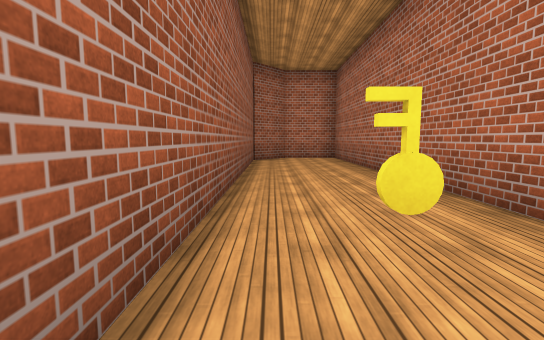
[1] (above)

16 first-person views from a walk through a Unity game level. The camera is 1.2 m above the floor, tilts 6° down and sees 85° across. The floor is counted in squares, 2 m on a side. Each view is taken from the middle of a square. On the plan, view 1 faces up. The plan holds only what a view shows up to about 9 squares ahead; the rest is blank. The place goes on beyond the plan. The player is left out. Door leaves are left out, so doorways stand open. Surface patterns are stand-ins for the level's own textures.

[2]
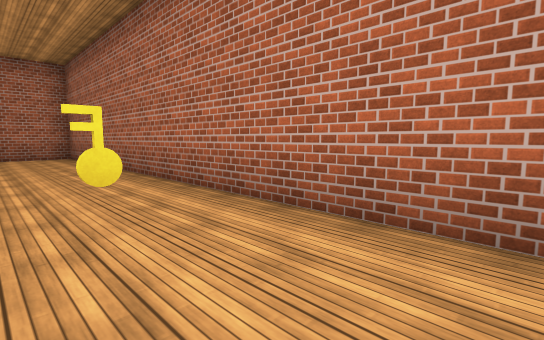

[3]
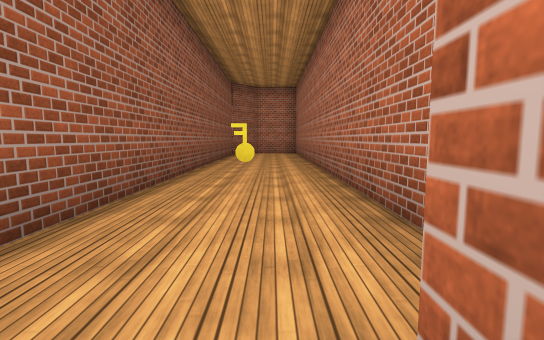

[4]
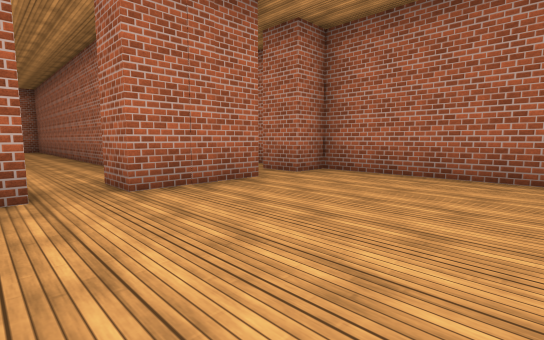

[5]
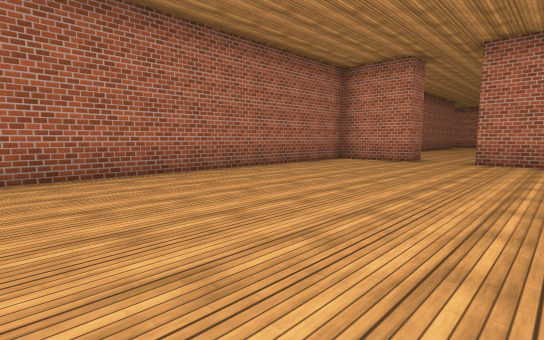

[6]
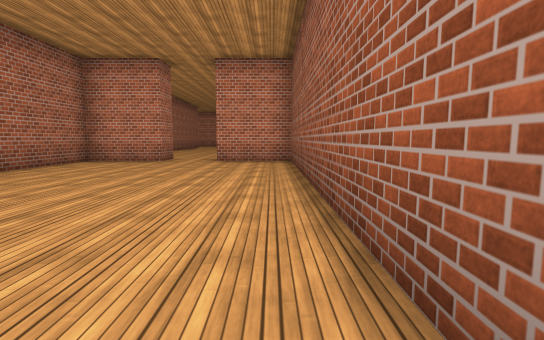

[7]
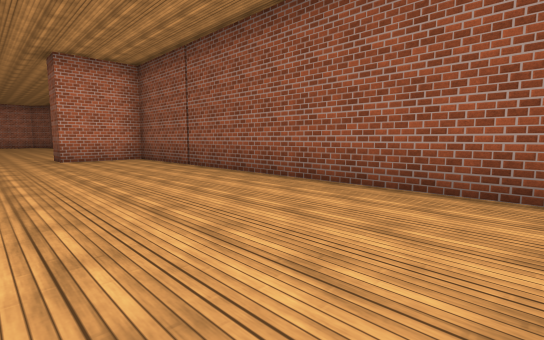

[8]
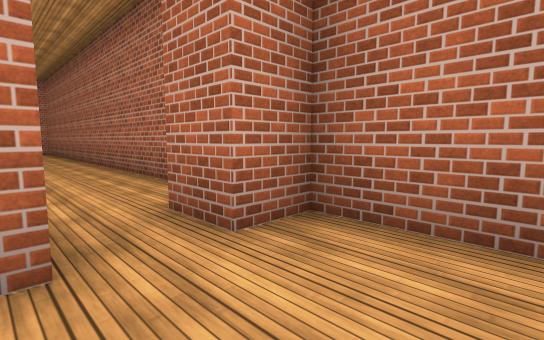

[9]
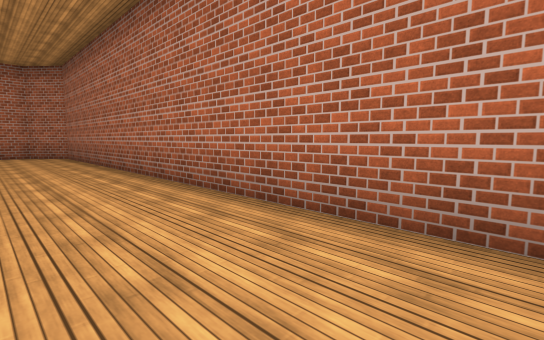

[10]
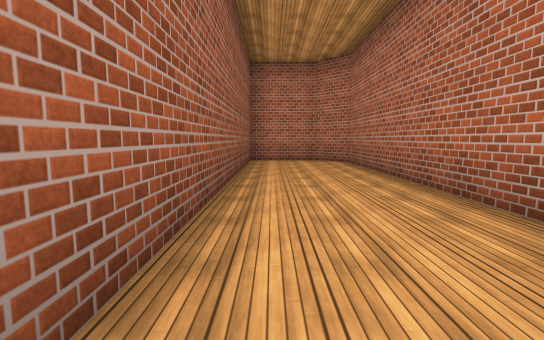

[11]
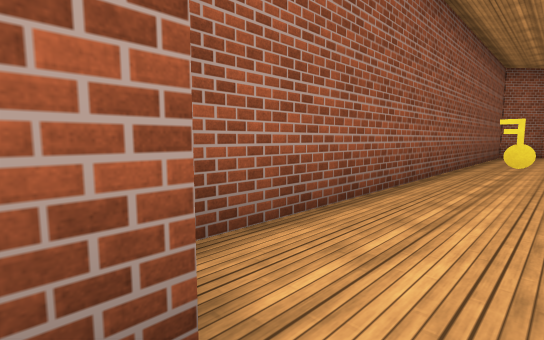

[12]
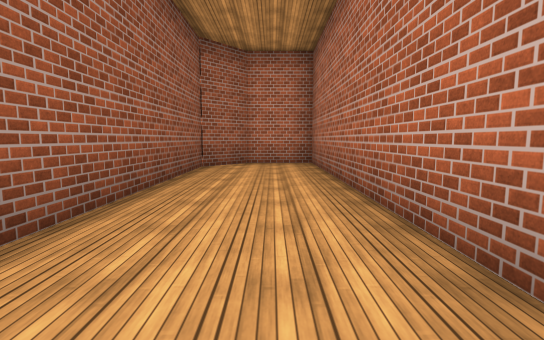

[13]
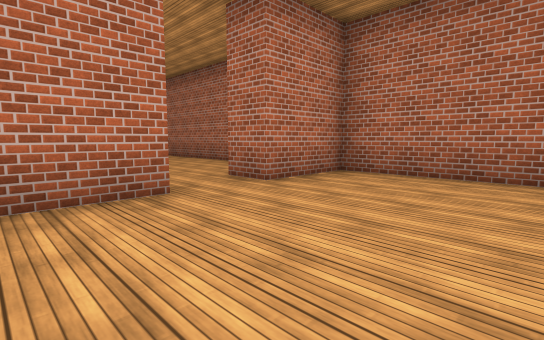

[14]
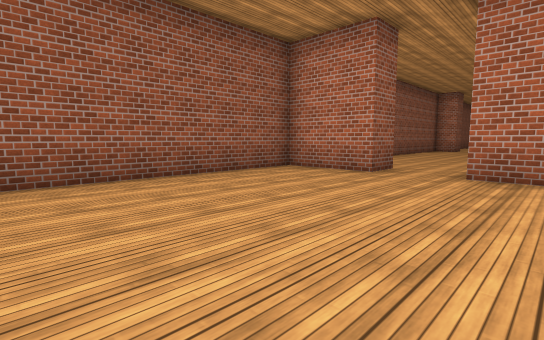

[15]
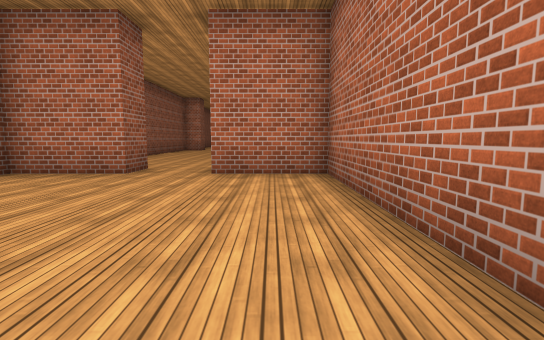

[16]
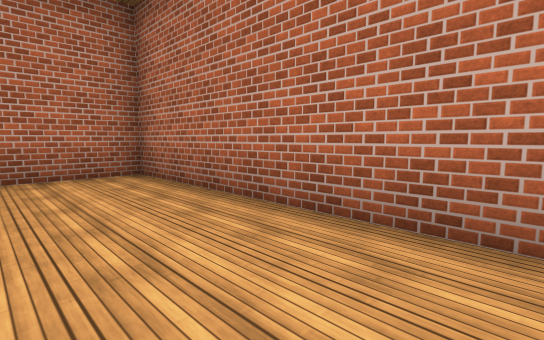

### Floor plan
Points are (right, up) in squares from view 1. A wall is a line through its corners. A room is listed if a view was taken in it or the views show most of it. See-through windows are left out.
Room 1 (views 1, 2, 12)
walls: (2, -1.1) (2, 9.4) (0.4, 9.4) (-0.5, 8.3) (-0.5, -2.1)
ways out: opening at (1, -3) to room 2
objects: other object (1, 1)
Room 2 (views 3, 4, 5, 6, 7, 8, 11)
walls: (-0.5, -4.1) (-0.5, -13) (1.5, -13); (3.2, -3.5) (1.2, -3.5) (1.2, -2.5); (3, -13) (5, -13) (5, -3.5) (4.1, -3.5) (4.1, -2.5); (0.3, -2.5) (0.3, -3)
ways out: opening at (1, -3) to room 1; opening at (4, -3) to room 3; opening at (2, -13.5) to room 4
Room 3 (views 9, 10)
walls: (5, -2) (5, 8.5) (4.2, 9.4) (2.4, 9.4) (2.4, 1.5)
ways out: opening at (4, -3) to room 2
Room 4 (views 13, 14, 15, 16)
walls: (5, -19) (5, -13.9) (3, -13.9) (3, -13); (1.5, -13) (1.5, -13.9) (-0.5, -13.9) (-0.5, -18.9)
ways out: opening at (2, -13.5) to room 2

Positions as (right, up) in squares from view 1, and headings:
1: (0, 0), facing up
2: (0, -1), facing up-right
3: (1, -3), facing up
4: (0, -7), facing up-right
5: (0, -5), facing down-right
6: (0, -5), facing down
7: (3, -4), facing down-left
8: (3, -5), facing up-right
9: (3, -2), facing up-right
10: (3, 1), facing up
11: (1, -3), facing up-left
12: (1, 2), facing up
13: (0, -17), facing up-right
14: (4, -19), facing up-left
15: (4, -19), facing up
16: (3, -19), facing up-right
